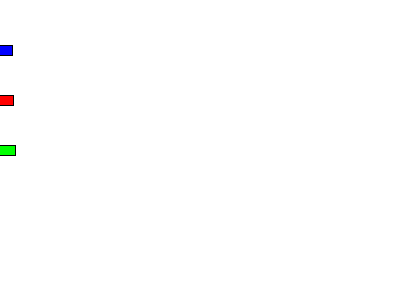
Frame 1 (no input)
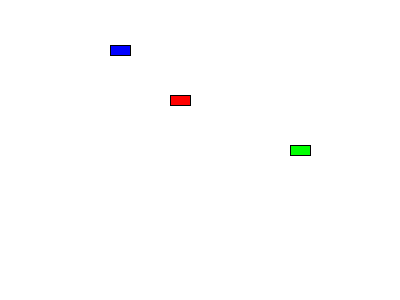
Frame 60 (the mouse pressed at the canvas centre just before this capture)
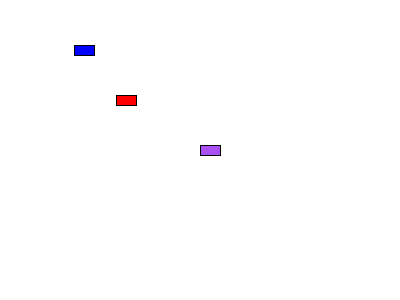
Frame 120 (the mouse held since frame 60 and released just before this capture)

The Processing sketch that drew these frames (run headless with seeded random() and noise(); from frame 60 on, the mouse is pressed at the canvas centre):

// Processing sketch: processing_115813
// ── processing_115813.pde

Car myCar1; //Red Car
Car myCar2; //Blue Car
Car myCar3; //Green car

void setup() {
  size(400,300);
  myCar1 = new Car(color(255,0,0),0,100,3); // Parameters go inside the parentheses when the object is constructed.
  myCar2 = new Car(color(0,0,255),0,50,2);
  myCar3 = new Car(color(0,255,0),0,150,5);
}

void draw() {
  background(255);
  myCar1.move();
  myCar1.display();
  myCar2.move();
  myCar2.display();
  myCar3.move();
  myCar3.display();
  
  if (myCar1.xpos > width || myCar1.xpos <0 ||
      myCar2.xpos > width || myCar2.xpos <0 ||
      myCar3.xpos > width || myCar3.xpos <0 ) {
      myCar1.xspeed = myCar1.xspeed*-1;
      myCar2.xspeed = myCar2.xspeed*-1;
      myCar3.xspeed = myCar3.xspeed*-1;
    }
}

class Car { // Even though there are multiple objects, we still only need one class. No matter how many cookies we make, only one cookie cutter is needed.Isnâ€™t object-oriented programming swell?
  color c;
  float xpos;
  float ypos;
  float xspeed;

  Car(color tempC, float tempXpos, float tempYpos, float tempXspeed) { // The Constructor is defined with arguments.
    c = tempC;
    xpos = tempXpos;
    ypos = tempYpos;
    xspeed = tempXspeed;
  }

  void display() {
    stroke(0);
    fill(c);
    rectMode(CENTER);
    rect(xpos,ypos,20,10);
  }

  void move() {
    xpos = xpos + xspeed;
    if (xpos > width || xpos <0){
      c = color(random(20,255), random(20,255), random(20,255));
    }
  }
}
